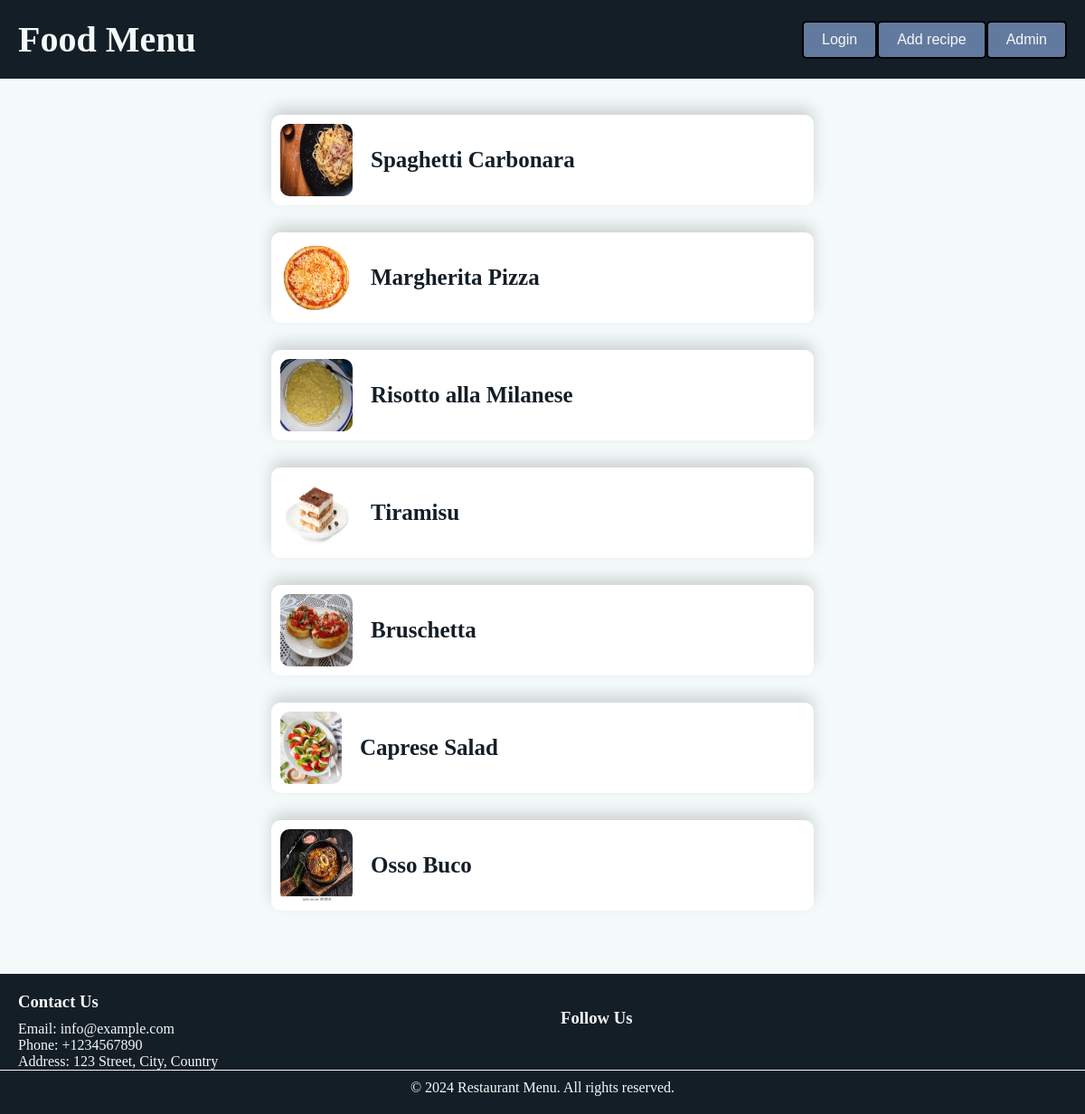
The app's page /single_menu.php?menu=1 with its own data.
### tables this page shows
CREATE TABLE `item` (
  `id` int(11) NOT NULL,
  `cat_id` int(11) NOT NULL,
  `name` varchar(255) NOT NULL,
  `image` varchar(255) NOT NULL
);

### single_menu.php (the view, shortened to what this page needs)
<?php
$servername = "localhost";
$username = "root";
$password = "";
$database = "foodmenu";
$conn = mysqli_connect($servername, $username, $password, $database);
?>
<!DOCTYPE html>
<html lang="en">
<head>
    <link rel="stylesheet" href="style.css">
</head>
<body>
    <?php include 'header.php';?>
    <section class="food_menu">
        <div class="menu_container">
            <div class="menu">
                <?php
                if (isset($_GET['menu'])) {
                            $menu_category_id = $_GET['menu'];
                    $item_sql = "SELECT * FROM item WHERE cat_id = $menu_category_id";
                    $item_result = mysqli_query($conn, $item_sql);
                    if (mysqli_num_rows($item_result) > 0) {
                        while ($item_row = mysqli_fetch_assoc($item_result)) {
                            $item_id = $item_row["id"];
                            $item_name = $item_row["name"];
                            $item_image = $item_row["image"];
                    ?>
                            <div class="item">
                                <a href="recipe.php?item=<?php echo strtolower(str_replace(' ', '_', $item_id)); ?>" class="item_card">
                                    <img class="item_image" src="img/item/<?php echo $item_image; ?>" alt="<?php echo $item_name; ?>">
                                    <div class="details">
                                        <div class="title"><?php echo $item_name; ?></div>
                                    </div>
                                </a>
                            </div>
                    <?php
                        }
                    } else {
                        echo "No items found for this category.";
                    }
                }
                ?>
            </div>
        </div>
    </section>
    <?php include 'footer.php';?>
</body>
</html>

### style.css (style rules this page uses)
:root { --dark-blue: #141E27; --white-cyan: #F4F9F9; --blue-gray: #637A9F; --text: #2d2d2d; }
* { margin: 0; }
a { text-decoration: none; color: inherit; }
body { background-color: var(--white-cyan); font-family: Cambria, Cochin, Georgia, Times, 'Times New Roman', serif; }
.food_menu { padding:40px 300px; }
.item_card { display: flex; align-items: center; background-color: white; box-shadow: 0 -0.5rem 1rem rgba(0 0 0 / 0.15); border-radius: 10px; margin-bottom: 30px; padding: 10px; }
.details { display: flex; align-items: center; justify-content: space-between; width: 100%; }
.title { font-size: 25px; font-weight: bold; color:var(--dark-blue); }
.item_image { width: 80px; height: 80px; border-radius: 10px; background-repeat: no-repeat; background-position: center center; background-size: cover; margin-right: 20px; }

### records on screen
item: image (picture), name "Spaghetti Carbonara"
item: image (picture), name "Margherita Pizza"
item: image (picture), name "Risotto alla Milanese"
item: image (picture), name "Tiramisu"
item: image (picture), name "Bruschetta"
item: image (picture), name "Caprese Salad"
item: image (picture), name "Osso Buco"
